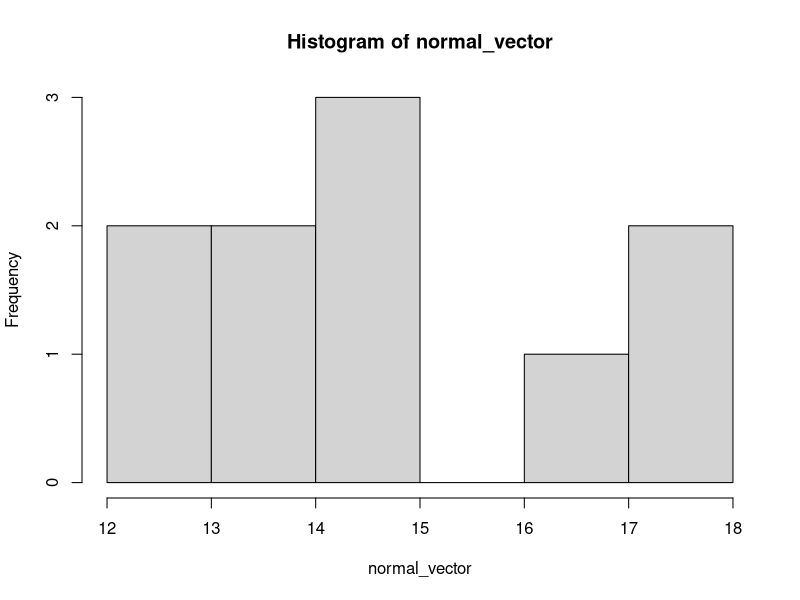
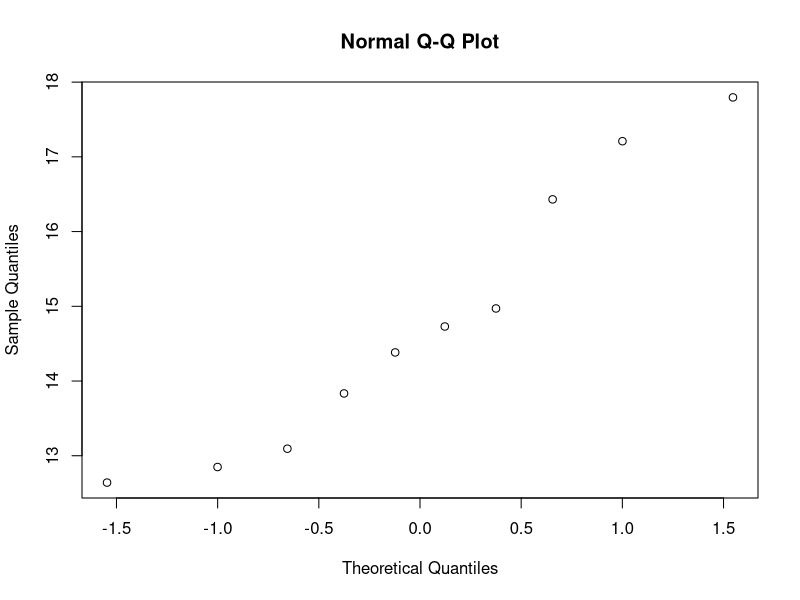
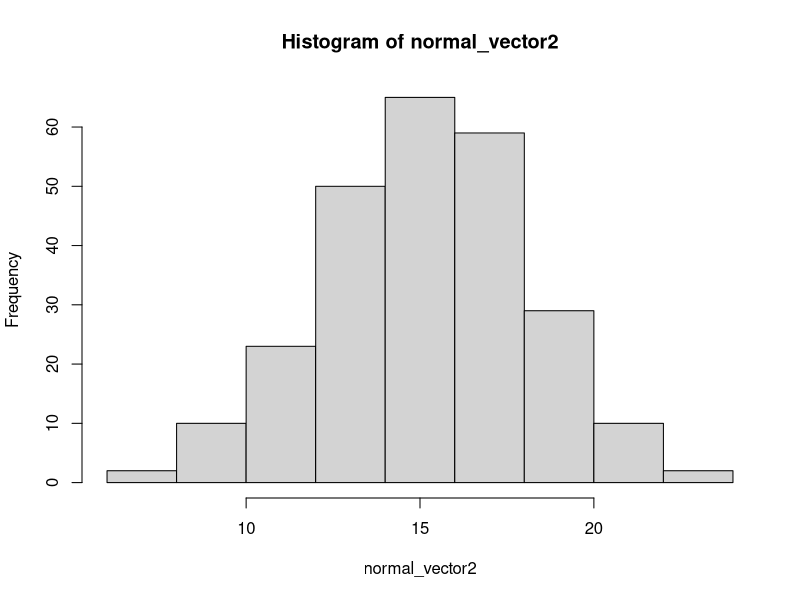
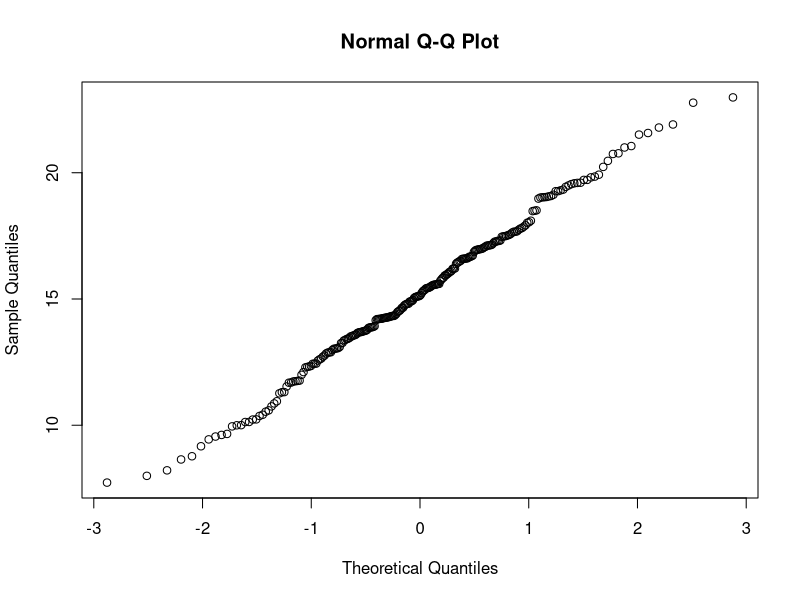

Source code (R) for these figures, in order:
# Ching Zhang | 68167998
## Question 1
# 1a)
normal_vector <- rnorm(n = 10, mean = 15, sd = 3)

# 1b)
hist(normal_vector)

# 1c)
qqnorm(normal_vector)

## Question 2
# 2a) These vector plots look more like the normal expectations than those from
# Question 1. This is because with a larger n size, the sample size increases
# and follows the Central Limit Theorem, which states that as the sample size 
# increases, the distribution of the sample means will approach a normal 
# distribution regardless of the shape of the population distribution
normal_vector2 <- rnorm(n = 250, mean = 15, sd = 3)
hist(normal_vector2)
qqnorm(normal_vector2)
